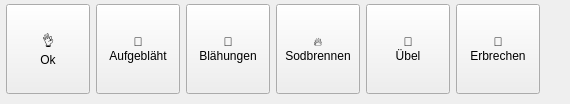
     <widget class="QWidget" name="verdauungContents"><property name="geometry"><rect><x>0</x><y>0</y><width>570</width><height>104</height></rect></property>
      <widget class="QPushButton" name="cardVerdOk"><property name="geometry"><rect><x>6</x><y>4</y><width>84</width><height>90</height></rect></property><property name="checkable"><bool>true</bool></property><property name="cursor"><cursorShape>PointingHandCursor</cursorShape></property><property name="text"><string>👌
Ok</string></property><property name="card" stdset="0"><string>true</string></property></widget>
      <widget class="QPushButton" name="cardBlaehbauch"><property name="geometry"><rect><x>96</x><y>4</y><width>84</width><height>90</height></rect></property><property name="checkable"><bool>true</bool></property><property name="cursor"><cursorShape>PointingHandCursor</cursorShape></property><property name="text"><string>🎈
Aufgebläht</string></property><property name="card" stdset="0"><string>true</string></property></widget>
      <widget class="QPushButton" name="cardBlaehungen"><property name="geometry"><rect><x>186</x><y>4</y><width>84</width><height>90</height></rect></property><property name="checkable"><bool>true</bool></property><property name="cursor"><cursorShape>PointingHandCursor</cursorShape></property><property name="text"><string>💨
Blähungen</string></property><property name="card" stdset="0"><string>true</string></property></widget>
      <widget class="QPushButton" name="cardSodbrennen"><property name="geometry"><rect><x>276</x><y>4</y><width>84</width><height>90</height></rect></property><property name="checkable"><bool>true</bool></property><property name="cursor"><cursorShape>PointingHandCursor</cursorShape></property><property name="text"><string>🔥
Sodbrennen</string></property><property name="card" stdset="0"><string>true</string></property></widget>
      <widget class="QPushButton" name="cardUebel"><property name="geometry"><rect><x>366</x><y>4</y><width>84</width><height>90</height></rect></property><property name="checkable"><bool>true</bool></property><property name="cursor"><cursorShape>PointingHandCursor</cursorShape></property><property name="text"><string>🤢
Übel</string></property><property name="card" stdset="0"><string>true</string></property></widget>
      <widget class="QPushButton" name="cardErbrechen"><property name="geometry"><rect><x>456</x><y>4</y><width>84</width><height>90</height></rect></property><property name="checkable"><bool>true</bool></property><property name="cursor"><cursorShape>PointingHandCursor</cursorShape></property><property name="text"><string>🤮
Erbrechen</string></property><property name="card" stdset="0"><string>true</string></property></widget>
     </widget>
